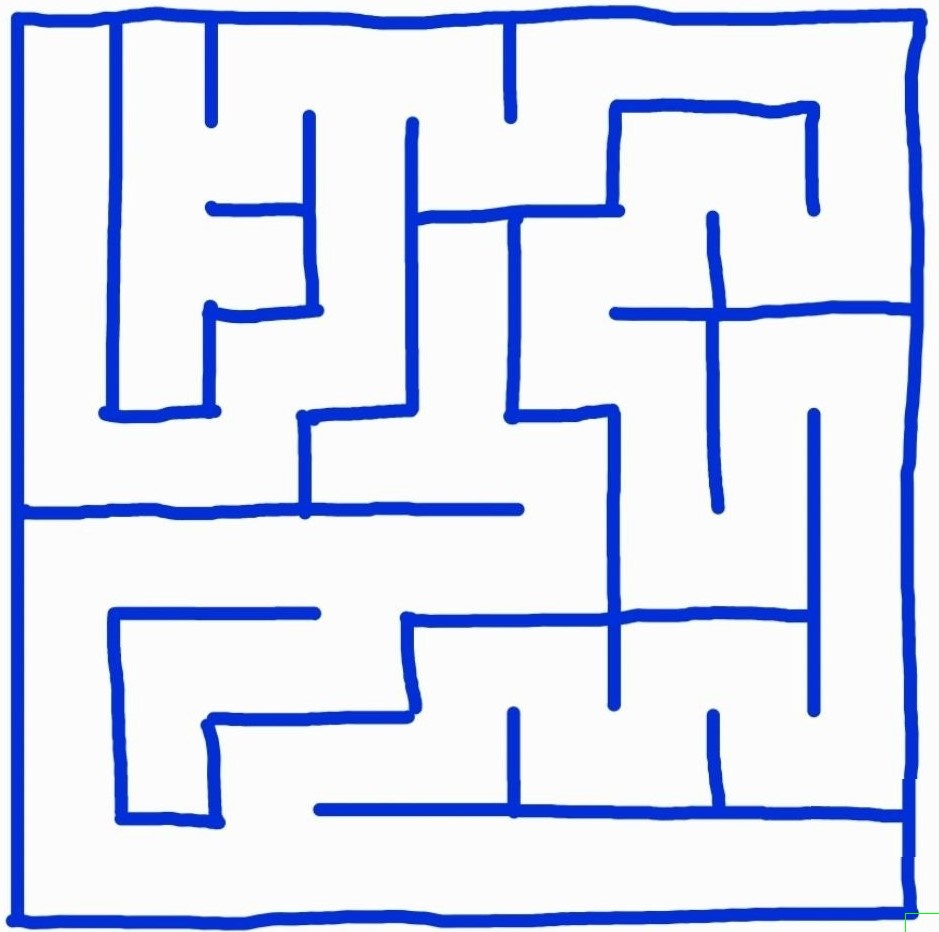
#> input picture image_to_maze/maze_debug.jpg, 939 x 932 px
$ python image_to_maze.py --image_path maze_debug.jpg
#> lines starting #> are read from the running program, lines starting #| are printed output that depends on the picture; after the words box and inside, x2 and y2 are one past the last pixel; in counts of white or black regions, pixels touching at a corner belong together
import cv2
import numpy as np
import os
import argparse

# Detect for corners of the maze square.
def detect_maze_corners(image):

    # Convert image to grayscale
    gray = cv2.cvtColor(image, cv2.COLOR_BGR2GRAY)
    # Reduce noice
    blurred = cv2.GaussianBlur(gray, (5, 5), 0)
    # Convert image to binary
    binary = cv2.adaptiveThreshold(blurred, 255,
                                  cv2.ADAPTIVE_THRESH_GAUSSIAN_C,
                                  cv2.THRESH_BINARY_INV, 11, 2)

    # Find countour lines
    contours, _ = cv2.findContours(binary, cv2.RETR_EXTERNAL, cv2.CHAIN_APPROX_SIMPLE)

    if not contours:
        return None

    # Largest contours is boundary
    largest_contour = max(contours, key=cv2.contourArea)
    perimeter = cv2.arcLength(largest_contour, True)

    # Approximate with 4 points
    for approx_factor in [0.02, 0.05]:
        approx = cv2.approxPolyDP(largest_contour, approx_factor * perimeter, True)
        if len(approx) == 4:
            break

    # If still not 4 points, return None
    if len(approx) != 4:
        return None

    # Order: top-left, top-right, bottom-right, bottom-left
    pts = approx.reshape(4, 2)
    rect = np.zeros((4, 2), dtype="float32")

    # Top-left will have smallest sum, bottom-right largest sum
    s = pts.sum(axis=1)
    rect[0] = pts[np.argmin(s)]  # Top-left
    rect[2] = pts[np.argmax(s)]  # Bottom-right

    # Top-right will have smallest difference, bottom-left largest difference
    diff = np.diff(pts, axis=1)
    rect[1] = pts[np.argmin(diff)]  # Top-right
    rect[3] = pts[np.argmax(diff)]  # Bottom-left

    return rect

# Convert skewed image into top-down view
def perspective_correct_maze(image, corners=None, target_size=1000):

    if corners is None:
        corners = detect_maze_corners(image)
        if corners is None:
            return image

    # Based on selected resolution, output corner coordinates
    dst_pts = np.array([
        [0, 0],
        [target_size - 1, 0],
        [target_size - 1, target_size - 1],
        [0, target_size - 1]
    ], dtype="float32")

    # Apply perspective transformation
    M = cv2.getPerspectiveTransform(corners, dst_pts)
    warped = cv2.warpPerspective(image, M, (target_size, target_size),
                               flags=cv2.INTER_LINEAR)

    return warped

# Load and preprocess the image.
def preprocess_image(image_path):
    # Read image
    img = cv2.imread(image_path)
    if img is None:
        raise ValueError(f"Could not read image at {image_path}")

    # Resize to detect grid size
    quick_resize = 1000
    height, width = img.shape[:2]
    scale = quick_resize / max(height, width)
    small_img = cv2.resize(img, None, fx=scale, fy=scale)

    # Detect grid size from the small image
    small_corrected = perspective_correct_maze(small_img)
    gray_small = cv2.cvtColor(small_corrected, cv2.COLOR_BGR2GRAY)
    blurred_small = cv2.GaussianBlur(gray_small, (5, 5), 0)
    binary_small = cv2.adaptiveThreshold(blurred_small, 255,
                                        cv2.ADAPTIVE_THRESH_GAUSSIAN_C,
                                        cv2.THRESH_BINARY_INV, 11, 2)

    estimated_grid_size, _, _ = detect_grid_size(binary_small, gray_small)

    # Choose adaptive resolution based on estimated grid size
    max_dimension = {
        9: 1000,
        16: 1300,
        21: 1500
    }.get(estimated_grid_size, 1000)

    # Resize the full-resolution image
    scale = max_dimension / max(height, width)
    corrected_img = cv2.resize(img, None, fx=scale, fy=scale)
    corrected_img = perspective_correct_maze(corrected_img, target_size=max_dimension)

    # Convert to grayscale and apply thresholding
    gray = cv2.cvtColor(corrected_img, cv2.COLOR_BGR2GRAY)
    blurred = cv2.GaussianBlur(gray, (5, 5), 0)
    binary = cv2.adaptiveThreshold(blurred, 255, cv2.ADAPTIVE_THRESH_GAUSSIAN_C,
                                 cv2.THRESH_BINARY_INV, 11, 2)

    # Clean up noise
    kernel = np.ones((3, 3), np.uint8)
    # Fill holes in foreground and background
    binary = cv2.morphologyEx(binary, cv2.MORPH_CLOSE, kernel)
    binary = cv2.morphologyEx(binary, cv2.MORPH_OPEN, kernel)

    return binary, gray

# Detect the grid size of the maze
def detect_grid_size(binary_img, gray_img):
    # Get image dimensions
    h, w = binary_img.shape

    # Find maze boundary
    contours, _ = cv2.findContours(binary_img.copy(), cv2.RETR_EXTERNAL, cv2.CHAIN_APPROX_SIMPLE)

    if not contours:
        raise ValueError("No contours found in the image")

    main_contour = max(contours, key=cv2.contourArea)
    x, y, w, h = cv2.boundingRect(main_contour)

    # Crop to maze boundaries
    maze_binary = binary_img[y:y+h, x:x+w].copy()

    # Use edge detection for line detection
    edges = cv2.Canny(maze_binary, 50, 150, apertureSize=3)

    # Detect lines
    min_line_length = min(w, h) // 22
    lines = cv2.HoughLinesP(edges, 1, np.pi/180, threshold=40,
                           minLineLength=min_line_length, maxLineGap=10)

    if lines is None:
        lines = cv2.HoughLinesP(edges, 1, np.pi/180, threshold=30,
                               minLineLength=min_line_length//2, maxLineGap=30)
        if lines is None:
            raise ValueError("Could not detect grid lines in the maze")

    # Categorize lines as horizontal or vertical
    horizontal_lines = []
    vertical_lines = []

    for line in lines:
        x1, y1, x2, y2 = line[0]
        angle = np.abs(np.arctan2(y2 - y1, x2 - x1) * 180 / np.pi)

        if angle < 30 or angle > 150:  # Horizontal lines
            horizontal_lines.append((y1 + y2) // 2)
        elif 60 < angle < 120:  # Vertical lines
            vertical_lines.append((x1 + x2) // 2)

    # Group similar coordinates
    horizontal_positions = group_coordinates(horizontal_lines, min(w, h) // 30)
    vertical_positions = group_coordinates(vertical_lines, min(w, h) // 30)

    # Calculate cell counts
    num_cells_x = len(vertical_positions) + 1
    num_cells_y = len(horizontal_positions) + 1

    # Determine grid size by comparing with standard sizes
    potential_sizes = [9, 16, 21]
    best_score = float('-inf')
    optimal_grid_size = None

    for size in potential_sizes:
        approx_cell_width = w / size
        approx_cell_height = h / size
        score = 0

        # Score horizontal lines
        for i in range(1, size):
            expected_y = int(y + i * approx_cell_height)
            closest_diff = min([abs(expected_y - pos) for pos in horizontal_positions], default=w)
            score -= closest_diff

        # Score vertical lines
        for i in range(1, size):
            expected_x = int(x + i * approx_cell_width)
            closest_diff = min([abs(expected_x - pos) for pos in vertical_positions], default=h)
            score -= closest_diff

        if score > best_score:
            best_score = score
            optimal_grid_size = size

    # Choose final grid size
    final_grid_size = optimal_grid_size

    # Adjust based on cell counts if needed
    if num_cells_x > 6 or num_cells_y > 6:
        if num_cells_x <= 12 or num_cells_y <= 12:
            final_grid_size = 9
        elif num_cells_x <= 19 or num_cells_y <= 19:
            final_grid_size = 16
        else:
            final_grid_size = 21

    # Match to closest standard size
    if final_grid_size not in potential_sizes:
        diffs = [(abs(final_grid_size - size), size) for size in potential_sizes]
        final_grid_size = min(diffs)[1]

    # print(f"Detected grid dimensions: {num_cells_x}x{num_cells_y}")
    # print(f"Determined grid size: {final_grid_size}x{final_grid_size}")

    return final_grid_size, maze_binary, (x, y, w, h)

# Group similar coordinates
def group_coordinates(coords, threshold=None):
    if not coords:
        return []

    coords = sorted(coords)
    groups = [[coords[0]]]

    for coord in coords[1:]:
        if coord - groups[-1][-1] <= threshold:
            groups[-1].append(coord)
        else:
            groups.append([coord])

    return [sum(group) // len(group) for group in groups]

# Extract individual cells
def extract_cells(maze_img, grid_size, maze_bounds):
    h, w = maze_img.shape
    cell_h, cell_w = h // grid_size, w // grid_size

    # Division happens based on the grid size
    cells = []
    for i in range(grid_size):
        row = []
        for j in range(grid_size):
            # Extract cell
            cell = maze_img[i*cell_h:(i+1)*cell_h, j*cell_w:(j+1)*cell_w]
            row.append(cell)
        cells.append(row)

    return cells

# Finding walls by analysing cells
def analyze_all_cells(cells, grid_size):
    walls = []

    # Analyze each cell
    for i in range(grid_size):
        for j in range(grid_size):
            cell_walls = analyze_cell_walls(cells[i][j], i, j, grid_size)
            walls.append(cell_walls)

    # Apply wall consistency check
    walls = ensure_wall_consistency(walls, grid_size)

    return walls

# Analyze a single cell to detect its walls
def analyze_cell_walls(cell, i, j, grid_size):
    h, w = cell.shape

    # Define wall detection parameters
    wall_thickness = max(2, min(h, w) // 10)
    threshold_percentage = 0.4

    # Check walls in each direction
    regions = {
        'top': cell[0:wall_thickness, :],
        'right': cell[:, w-wall_thickness:w],
        'bottom': cell[h-wall_thickness:h, :],
        'left': cell[:, 0:wall_thickness]
    }

    walls = []
    # Walls are found based on pixel intensity of each region
    for region in ['top', 'right', 'bottom', 'left']:
        has_wall = 1 if np.sum(regions[region]) / (regions[region].size * 255) > threshold_percentage else 0
        walls.append(has_wall)

    # Enforce boundary walls
    if i == 0:  # Top row
        walls[0] = 1
    if j == grid_size - 1:  # Rightmost column
        walls[1] = 1
    if i == grid_size - 1:  # Bottom row
        walls[2] = 1
    if j == 0:  # Leftmost column
        walls[3] = 1

    return walls

# Ensuring shared walls between adjacent cells are consistent
def ensure_wall_consistency(walls, grid_size):

    # Convert walls to 2D grid for adjacency check
    grid_walls = []
    for i in range(grid_size):
        row = []
        for j in range(grid_size):
            idx = i * grid_size + j
            row.append(walls[idx])
        grid_walls.append(row)

    # Fix inconsistencies
    for i in range(grid_size):
        for j in range(grid_size):
            # Check right-left wall consistency
            if j < grid_size - 1:
                if grid_walls[i][j][1] == 1:  # Right wall exists
                    grid_walls[i][j+1][3] = 1  # Set left wall of next cell
                elif grid_walls[i][j+1][3] == 1:  # Left wall of next cell exists
                    grid_walls[i][j][1] = 1  # Set right wall

            # Check bottom-top wall consistency
            if i < grid_size - 1:
                if grid_walls[i][j][2] == 1:  # Bottom wall exists
                    grid_walls[i+1][j][0] = 1  # Set top wall of cell below
                elif grid_walls[i+1][j][0] == 1:  # Top wall of cell below exists
                    grid_walls[i][j][2] = 1  # Set bottom wall

    # Convert back to flat list
    consistent_walls = []
    for i in range(grid_size):
        for j in range(grid_size):
            consistent_walls.append(grid_walls[i][j])

    return consistent_walls

# Generate the output text file
def generate_output_file(grid_size, walls, output_path):

    with open(output_path, 'w') as f:
        # Write grid size
        f.write(f"{grid_size}\n")

        # Write wall data for each cell
        # 4-bit binary number - [top, right, bottom, left] walls
        for wall in walls:
            f.write(f"{''.join(map(str, wall))}\n")

# Main functin from processing the image input to generating text output.
def process_maze(image_path, output_path):

    # Loading and processing the image
    binary_img, gray_img = preprocess_image(image_path)
#> in preprocess_image, img is the input picture: shape (932, 939, 3); mean B, G, R 243.1, 220.9, 214.2
#> in detect_maze_corners, `gray = cv2.cvtColor(image, cv2.COLOR_BGR2GRAY)`:
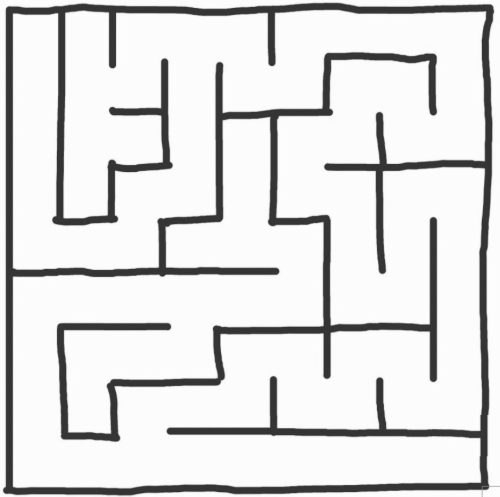
#> gray: shape (993, 1000) (shown at 1/2 size); min 39, max 255, mean 221.4
#> in detect_maze_corners, `binary = cv2.adaptiveThreshold(blurred, 255, cv2.ADAPTIVE_THRESH_GAUSS..`:
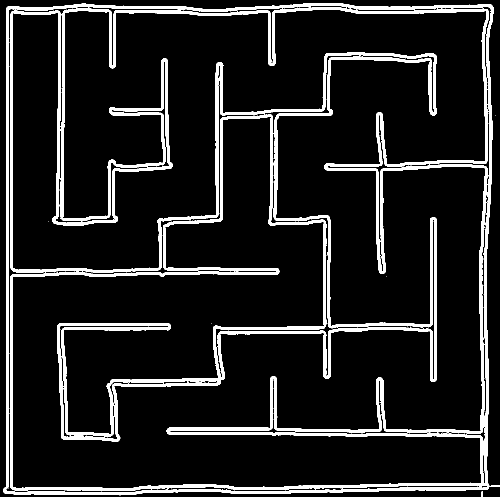
#> binary: shape (993, 1000) (shown at 1/2 size); 11.7% white; 8 white regions (5 under 20 px)
#> in detect_maze_corners, `contours, _ = cv2.findContours(binary, cv2.RETR_EXTERNAL, cv2.CHAIN_AP..`: contours = 4 contours, 2 with area under 20; largest, box (x1, y1, x2, y2) and area: (6, 6, 988, 991) 938708, (981, 971, 1000, 974) 36
#> in detect_maze_corners, `largest_contour = max(contours, key=cv2.contourArea)`: largest_contour = contour of 348 points, box (x1, y1, x2, y2) (6, 6, 988, 991), area 938708
#> in detect_maze_corners, `perimeter = cv2.arcLength(largest_contour, True)`: perimeter = 3953.9
#> the loop in detect_maze_corners, `for approx_factor in [0.02, 0.05]:` made 1 pass
#> approx on pass 1: [[982, 9], [12, 16], [9, 986], [977, 976]]
#> in detect_maze_corners, `pts = approx.reshape(4, 2)`: pts = [[982, 9], [12, 16], [9, 986], [977, 976]]
#> in detect_maze_corners, `s = pts.sum(axis=1)`: s = [991, 28, 995, 1953]
#> in detect_maze_corners, `diff = np.diff(pts, axis=1)`: diff = [-973, 4, 977, -1]
#> in perspective_correct_maze, `corners = detect_maze_corners(image)`: corners = [[12, 16], [982, 9], [977, 976], [9, 986]]
#> in perspective_correct_maze, `M = cv2.getPerspectiveTransform(corners, dst_pts)`: M = [[1.03, 0.00318, -12.37], [0.00742, 1.03, -16.53], [-3.23e-06, -2.15e-06, 1]]
#> in preprocess_image, `gray_small = cv2.cvtColor(small_corrected, cv2.COLOR_BGR2GRAY)`:
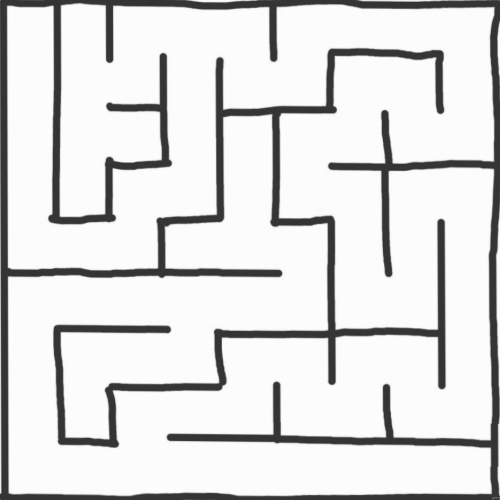
#> gray_small: shape (1000, 1000) (shown at 1/2 size); min 41, max 255, mean 220.9
#> in preprocess_image, `binary_small = cv2.adaptiveThreshold(blurred_small, 255, cv2.ADAPTIVE_..`:
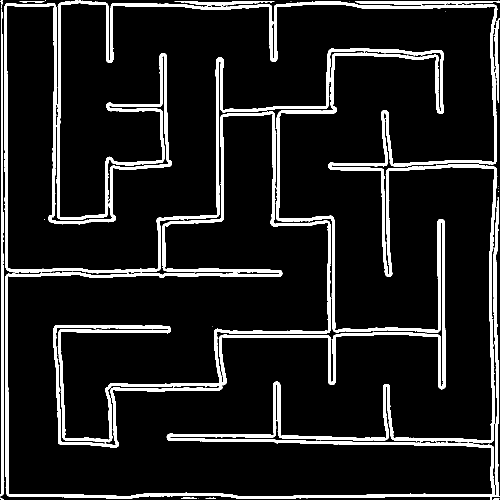
#> binary_small: shape (1000, 1000) (shown at 1/2 size); 11% white; 25 white regions (15 under 20 px)
#> in detect_grid_size, `contours, _ = cv2.findContours(binary_img.copy(), cv2.RETR_EXTERNAL, c..`: contours = 22 contours, 14 with area under 20; largest, box (x1, y1, x2, y2) and area: (8, 0, 1000, 1000) 942942, (0, 17, 9, 993) 3206, (711, 1, 1000, 9) 1108, (349, 2, 549, 11) 705, (989, 36, 1000, 205) 622, (39, 2, 89, 5) 71, (362, 995, 394, 998) 45, (987, 997, 999, 1000) 20
#> in detect_grid_size, `main_contour = max(contours, key=cv2.contourArea)`: main_contour = contour of 2994 points, box (x1, y1, x2, y2) (8, 0, 1000, 1000), area 942942
#> in detect_grid_size, `x, y, w, h = cv2.boundingRect(main_contour)`: x = 8; y = 0; w = 992
#> in detect_grid_size, `edges = cv2.Canny(maze_binary, 50, 150, apertureSize=3)`:
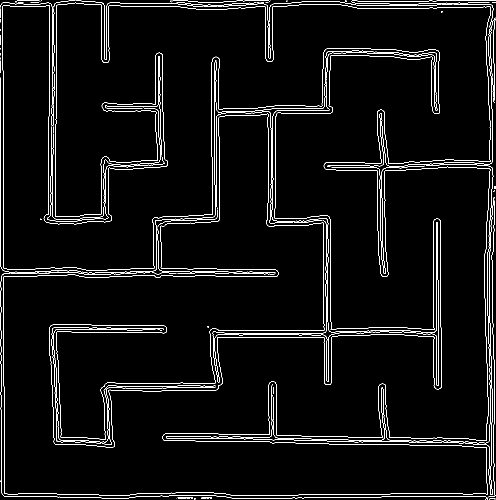
#> edges: shape (1000, 992) (shown at 1/2 size); 3.8% white in thin lines or dots
#> in detect_grid_size, `min_line_length = min(w, h) // 22`: min_line_length = 45
#> in detect_grid_size, `lines = cv2.HoughLinesP(edges, 1, np.pi/180, threshold=40, minLineLeng..`: lines = 270 rows, first 6: [7, 772, 7, 453], [113, 208, 113, 5], [822, 885, 871, 885], [981, 837, 981, 782], [6, 452, 6, 141], [506, 878, 602, 880]
#> the loop in detect_grid_size, `for line in lines:` made 270 passes
#> (x1, y1, x2, y2, angle) on passes 1 to 3: (7, 772, 7, 453, 90), (113, 208, 113, 5, 90), (822, 885, 871, 885, 0)
#> after the loop in detect_grid_size, `for line in lines:`: horizontal_lines = 128 values, max 997 at index 50, min 1 at index 5, mean 535.6; vertical_lines = 142 values, max 989 at index 14, min 0 at index 11, mean 526.8
#> in group_coordinates, `coords = sorted(coords)`: coords = 128 values from 1 to 997
#> in group_coordinates, `groups = [[coords[0]]]`: groups = [[1]]
#> the loop in group_coordinates, `for coord in coords[1:]:` made 127 passes
#> coord on passes 3 to 10: 6, 6, 7, 8, 9, 10, 11, 12
#> after the loop in group_coordinates, `for coord in coords[1:]:`: groups = 10 items
#> in detect_grid_size, `horizontal_positions = group_coordinates(horizontal_lines, min(w, h) /..`: horizontal_positions = [9, 105, 218, 328, 439, 545, 661, 772, 879, 990]
#> the loop in group_coordinates (call 2), `for coord in coords[1:]:` made 141 passes
#> coord on passes 3 to 10: 5, 6, 7, 8, 96, 97, 98, 98
#> in detect_grid_size, `vertical_positions = group_coordinates(vertical_lines, min(w, h) // 30)`: vertical_positions = [4, 105, 211, 315, 431, 541, 653, 762, 872, 979]
#> in detect_grid_size, `num_cells_x = len(vertical_positions) + 1`: num_cells_x = 11
#> the loop in detect_grid_size, `for size in potential_sizes:` made 3 passes
#> (approx_cell_width, approx_cell_height) on passes 1 to 3: (110.2, 111.1), (62, 62.5), (47.24, 47.62)
#> after the loop in detect_grid_size, `for size in potential_sizes:`: best_score = -187; optimal_grid_size = 9
#> in preprocess_image, `max_dimension = { 9: 1000, 16: 1300, 21: 1500 }.get(estimated_grid_siz..`: max_dimension = 1000
#> the loop in detect_maze_corners (call 2), `for approx_factor in [0.02, 0.05]:` made 1 pass
#> in preprocess_image, `binary = cv2.morphologyEx(binary, cv2.MORPH_OPEN, kernel)`:
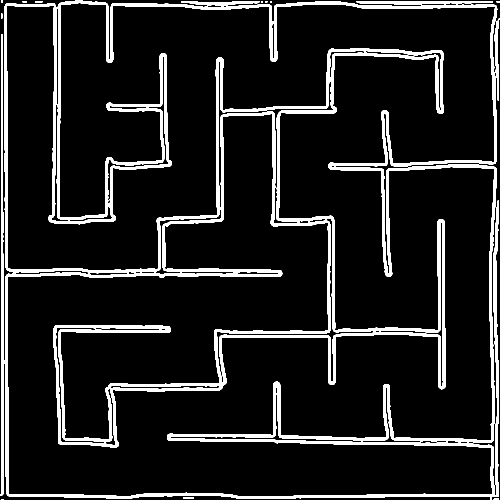
#> binary: shape (1000, 1000) (shown at 1/2 size); 11% white; 13 white regions (6 under 20 px)

    # Detect grid size
    grid_size, maze_img, maze_bounds = detect_grid_size(binary_img, gray_img)
#> in detect_grid_size (call 2), `contours, _ = cv2.findContours(binary_img.copy(), cv2.RETR_EXTERNAL, c..`: contours = 13 contours, 10 with area under 20; largest, box (x1, y1, x2, y2) and area: (0, 0, 998, 1000) 967726, (366, 995, 388, 998) 42, (70, 2, 85, 5) 28
#> in detect_grid_size (call 2), `main_contour = max(contours, key=cv2.contourArea)`: main_contour = contour of 1040 points, box (x1, y1, x2, y2) (0, 0, 998, 1000), area 967726
#> in detect_grid_size (call 2), `x, y, w, h = cv2.boundingRect(main_contour)`: x = 0; w = 998
#> in detect_grid_size (call 2), `edges = cv2.Canny(maze_binary, 50, 150, apertureSize=3)`:
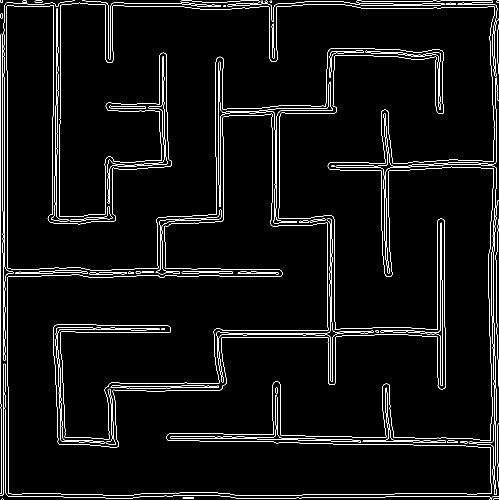
#> edges: shape (1000, 998) (shown at 1/2 size); 4% white in thin lines or dots
#> in detect_grid_size (call 2), `lines = cv2.HoughLinesP(edges, 1, np.pi/180, threshold=40, minLineLeng..`: lines = 249 rows, first 6: [1, 816, 1, 69], [8, 342, 8, 57], [6, 484, 6, 423], [874, 884, 937, 885], [713, 2, 880, 2], [121, 208, 121, 5]
#> the loop in detect_grid_size (call 2), `for line in lines:` made 249 passes
#> line on passes 31 to 33: [[124, 720, 127, 808]], [[7, 988, 7, 799]], [[248, 6, 293, 6]]

    # Extract cells
    cells = extract_cells(maze_img, grid_size, maze_bounds)

    # Analyze cells to find walls
    walls = analyze_all_cells(cells, grid_size)

    # Generate output file
    generate_output_file(grid_size, walls, output_path)
#> the loop in generate_output_file, `for wall in walls:` made 81 passes
#> wall on passes 1 to 8: [1, 1, 0, 1], [1, 1, 0, 1], [1, 0, 0, 1], [1, 0, 0, 0], [1, 1, 0, 0], [1, 0, 0, 1], [1, 0, 1, 0], [1, 0, 1, 0]

if __name__ == "__main__":
    # Load configuration from arguments
    parser = argparse.ArgumentParser(description='Convert a maze image to a text file')

    parser.add_argument('--image_path', type=str, help='path to image')
    args = parser.parse_args()

    image_path = args.image_path
    output_path = 'maze.txt'

    process_maze(image_path, output_path)
